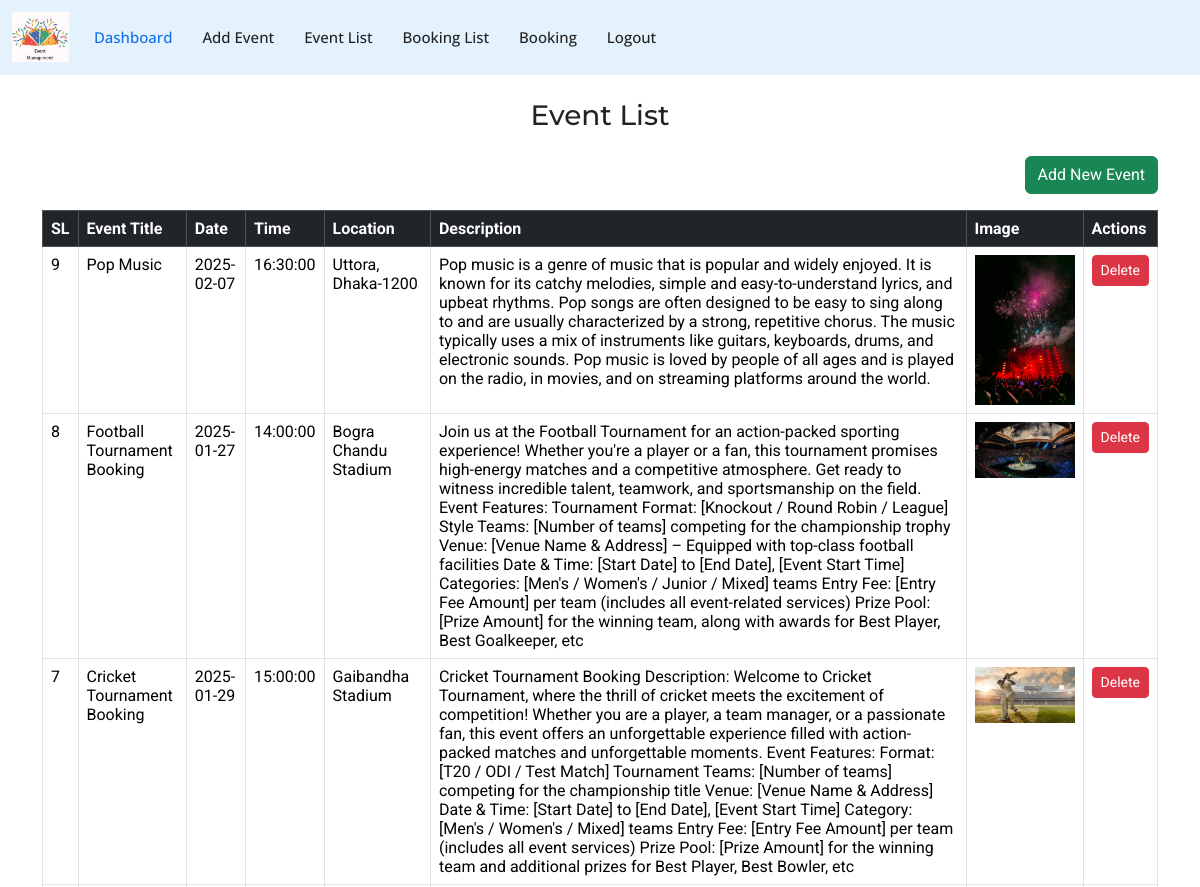
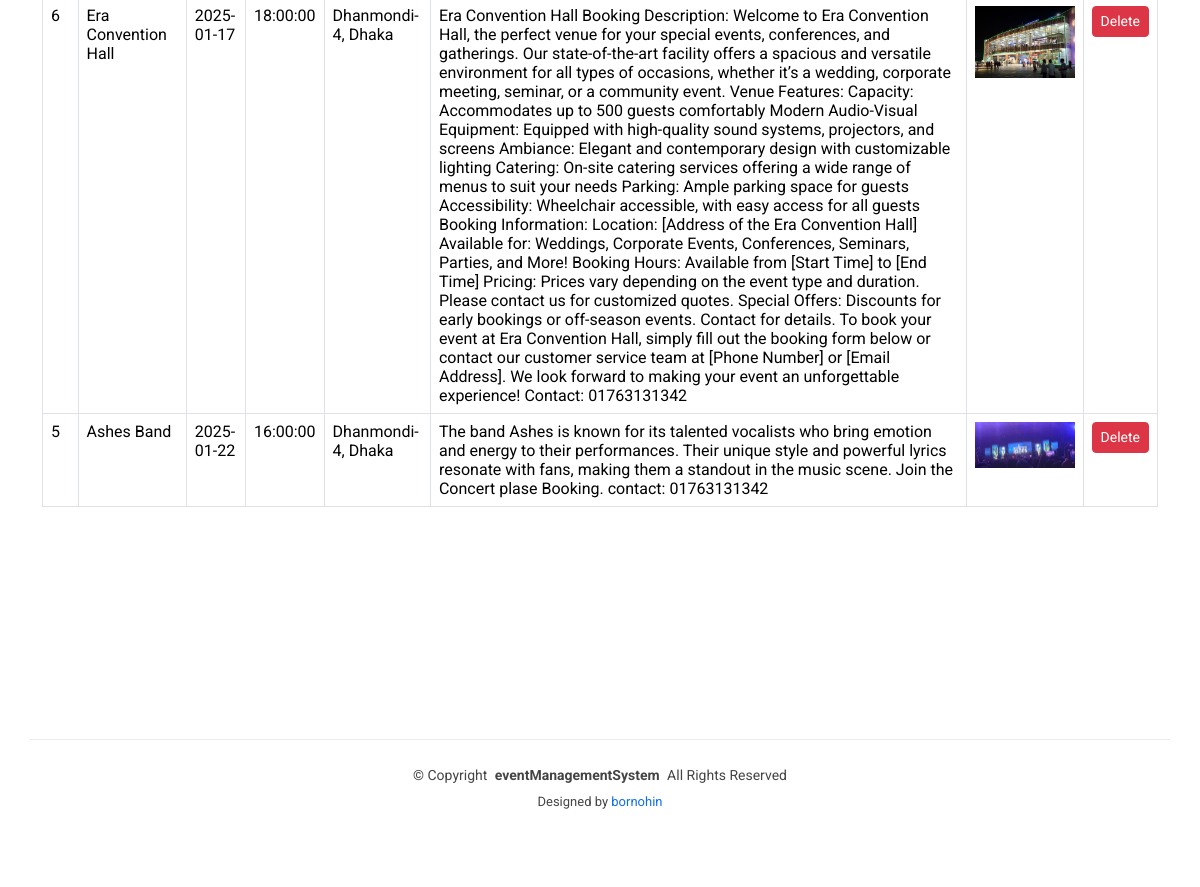
Screenshot of /admin/event-list.php with the database file from the repository (2 pictures, top to bottom).
### tables this page shows
CREATE TABLE `events` (
  `id` int(11) NOT NULL,
  `event_title` varchar(255) NOT NULL,
  `event_date` date NOT NULL,
  `event_time` time NOT NULL,
  `event_location` varchar(255) NOT NULL,
  `event_description` text NOT NULL,
  `price` decimal(10,2) NOT NULL,
  `event_image` varchar(255) NOT NULL,
  `created_at` timestamp NOT NULL DEFAULT current_timestamp()
);

### admin/event-list.php (the view, shortened to what this page needs)
<?php
include('connect.php');
include('header.php');
?>
<!DOCTYPE html>
<html lang="en">
<head>
</head>
<body>
    <div class="container mt-4">
        <h3 class="text-center mb-4">Event List</h3>
        <div class="text-end mb-3">
            <a href="add-event.php" class="btn btn-success">Add New Event</a>
        </div>
        <table class="table table-bordered table-hover">
            <thead class="table-dark">
                <tr>
                    <th>SL</th>
                    <th>Event Title</th>
                    <th>Date</th>
                    <th>Time</th>
                    <th>Location</th>
                    <th>Description</th>
                    <th>Image</th>
                    <th>Actions</th>
                </tr>
            </thead>
            <tbody>
                <?php
                $sql = "SELECT * FROM events ORDER BY id DESC";
                $result = mysqli_query($conn, $sql);
                if (mysqli_num_rows($result) > 0) {
                    while ($row = mysqli_fetch_assoc($result)) {
                        echo "
                        <tr>
                            <td>{$row['id']}</td>
                            <td>{$row['event_title']}</td>
                            <td>{$row['event_date']}</td>
                            <td>{$row['event_time']}</td>
                            <td>{$row['event_location']}</td>
                            <td>{$row['event_description']}</td>
                            <td><img src='uploads/{$row['event_image']}' alt='{$row['event_title']}' width='100'></td>
                            <td>
                                <a href='delete-event.php?id={$row['id']}' class='btn btn-danger btn-sm' onclick='return confirm(\"Are you sure you want to delete this event?\")'>Delete</a>
                            </td>
                        </tr>";
                    }
                } else {
                    echo "<tr><td colspan='8' class='text-center'>No events found</td></tr>";
                }
                ?>
            </tbody>
        </table>
    </div>
    <?php include('footer.php'); ?>
</body>
</html>

### assets/css/main.css (style rules this page uses)
:root { --default-font: "Roboto", system-ui, -apple-system, "Segoe UI", Roboto, "Helvetica Neue", Arial, "Noto Sans", "Liberation Sans", sans-serif, "Apple Color Emoji", "Segoe UI Emoji", "Segoe UI Symbol", "Noto Color Emoji"; --heading-font: "Montserrat", sans-serif; --nav-font: "Open Sans", sans-serif; }
:root { --background-color: #ffffff; --default-color: #444444; --heading-color: #222222; --accent-color: #106eea; --surface-color: #ffffff; --contrast-color: #ffffff; }
:root { --nav-color: #222222; --nav-hover-color: #106eea; --nav-mobile-background-color: #ffffff; --nav-dropdown-background-color: #ffffff; --nav-dropdown-color: #222222; --nav-dropdown-hover-color: #106eea; }
:root { scroll-behavior: smooth; }
body { color: var(--default-color); background-color: var(--background-color); font-family: var(--default-font); }
a { color: var(--accent-color); text-decoration: none; transition: 0.3s; }
h1, h2, h3, h4, h5, h6 { color: var(--heading-color); font-family: var(--heading-font); }

### rows the page displays
events: id "9", event_title "Pop Music", event_date "2025-02-07", event_time "16:30:00", event_location "Uttora, Dhaka-1200", event_description "Pop music is a genre of music that is popular and widely enjoyed. It is known for its catchy melodies, simple and easy-to-understand lyrics, and upbeat rhythms. Pop songs are often designed to be easy to sing along to and are usually characterized by a strong, repetitive chorus. The music typically uses a mix of instruments like guitars, keyboards, drums, and electronic sounds. Pop music is loved by people of all ages and is played on the radio, in movies, and on streaming platforms around the world.", event_image (picture)
events: id "8", event_title "Football Tournament Booking", event_date "2025-01-27", event_time "14:00:00", event_location "Bogra Chandu Stadium", event_description "Join us at the Football Tournament for an action-packed sporting experience! Whether you're a player or a fan, this tournament promises high-energy matches and a competitive atmosphere. Get ready to witness incredible talent, teamwork, and sportsmanship on the field. Event Features: Tournament Format: [Knockout / Round Robin / League] Style Teams: [Number of teams] competing for the championship trophy Venue: [Venue Name & Address] – Equipped with top-class football facilities Date & Time: [Start Date] to [End Date], [Event Start Time] Categories: [Men's / Women's / Junior / Mixed] teams Entry Fee: [Entry Fee Amount] per team (includes all event-related services) Prize Pool: [Prize Amount]…", event_image (picture)
events: id "7", event_title "Cricket Tournament Booking", event_date "2025-01-29", event_time "15:00:00", event_location "Gaibandha Stadium", event_description "Cricket Tournament Booking Description: Welcome to Cricket Tournament, where the thrill of cricket meets the excitement of competition! Whether you are a player, a team manager, or a passionate fan, this event offers an unforgettable experience filled with action-packed matches and unforgettable moments. Event Features: Format: [T20 / ODI / Test Match] Tournament Teams: [Number of teams] competing for the championship title Venue: [Venue Name & Address] Date & Time: [Start Date] to [End Date], [Event Start Time] Category: [Men's / Women's / Mixed] teams Entry Fee: [Entry Fee Amount] per team (includes all event services) Prize Pool: [Prize Amount] for the winning team and additional prizes…", event_image (picture)
events: id "6", event_title "Era Convention Hall", event_date "2025-01-17", event_time "18:00:00", event_location "Dhanmondi-4, Dhaka", event_description "Era Convention Hall Booking Description: Welcome to Era Convention Hall, the perfect venue for your special events, conferences, and gatherings. Our state-of-the-art facility offers a spacious and versatile environment for all types of occasions, whether it’s a wedding, corporate meeting, seminar, or a community event. Venue Features: Capacity: Accommodates up to 500 guests comfortably Modern Audio-Visual Equipment: Equipped with high-quality sound systems, projectors, and screens Ambiance: Elegant and contemporary design with customizable lighting Catering: On-site catering services offering a wide range of menus to suit your needs Parking: Ample parking space for guests Accessibility:…", event_image (picture)
events: id "5", event_title "Ashes Band", event_date "2025-01-22", event_time "16:00:00", event_location "Dhanmondi-4, Dhaka", event_description "The band Ashes is known for its talented vocalists who bring emotion and energy to their performances. Their unique style and powerful lyrics resonate with fans, making them a standout in the music scene. Join the Concert plase Booking. contact: 01763131342", event_image (picture)
